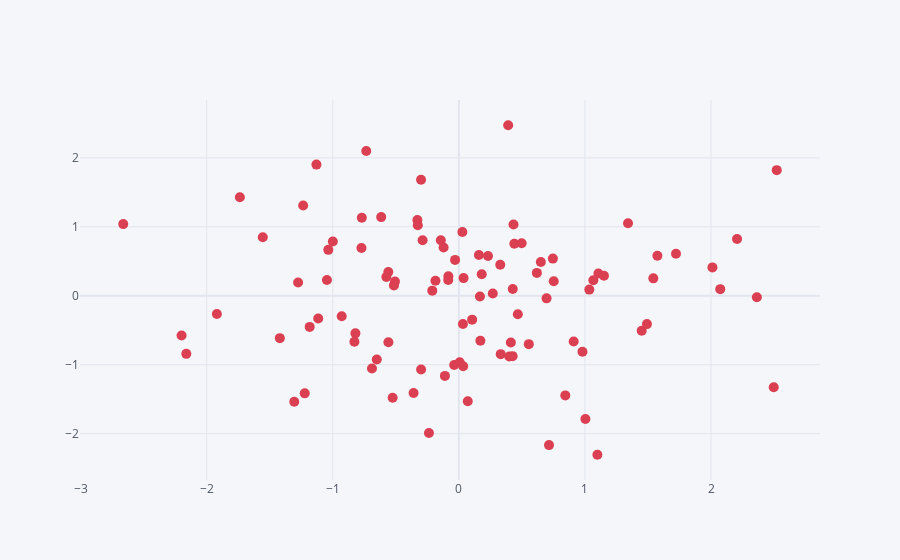

This figure's notebook cell:
### Markdown cell above
## Using Cufflinks and iplot()

* scatter
* bar
* box
* spread
* ratio
* heatmap
* surface
* histogram
* bubble

### Code cell
df.iplot(kind='scatter',x='A',y='B',mode='markers',size=10,color='red')
